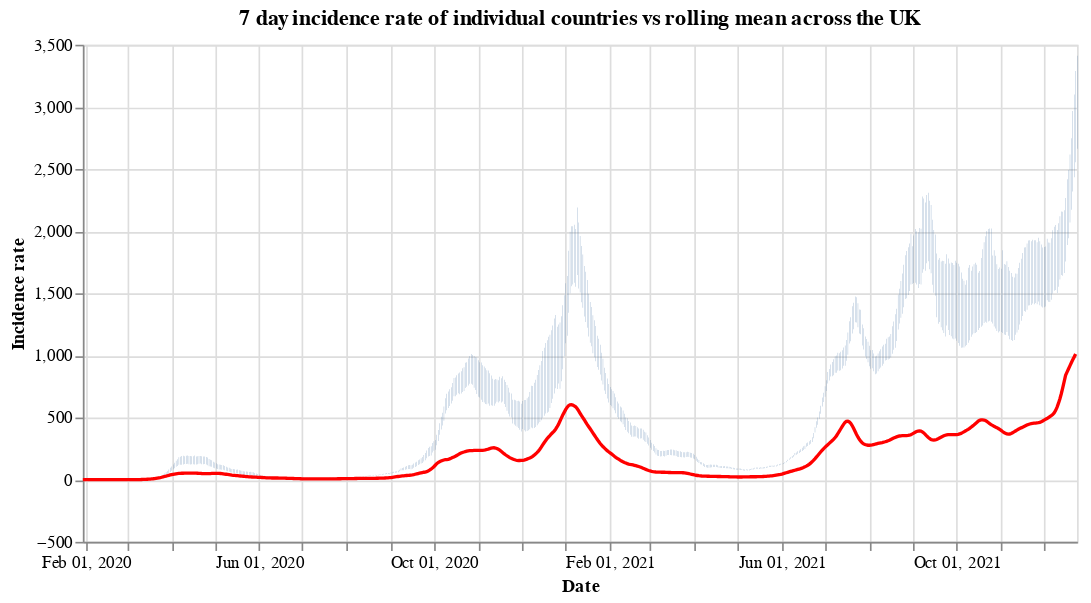

The notebook cell this image was saved under:
### Code cell
#collapse
countries = uk_cases['areaName'].unique()
countries.sort()

selection = alt.selection_single(
    name='Select',
    fields=['areaName'],
    init={'areaName': 'Wales'},
    bind={'areaName': alt.binding_select(options=countries)}
)

# scatter plot, modify opacity based on selection
bars = alt.Chart(uk_cases).mark_bar().add_selection(
    selection
).encode(
    x=alt.X("yearmonthdate(date):T", axis=alt.Axis(title='Date')),
    y=alt.Y("weeklyCasesRate:Q", axis=alt.Axis(title='Incidence rate')),
    tooltip='weeklyCasesRate:Q',
    opacity=alt.condition(selection, alt.value(1), alt.value(0))
).properties(title=f'7 day incidence rate of individual countries vs rolling mean across the UK', width=600)

line = alt.Chart(overview_cases).mark_line(
    color='red',
    size=2,
).transform_window(
    rolling_mean='mean(weeklyCasesRate)',
    frame=[0, 7]
).encode(
    x='yearmonthdate(date):T',
    y='rolling_mean:Q'
)

alt.layer(bars, line)

### Figure 1 — Vega-Lite specification as saved in the notebook (floating-point values rounded to 4 significant figures; data arrays with more than 128 entries replaced by an {"elided": "..."} marker saying what was removed)
{"config": {"view": {"continuousWidth": 400, "continuousHeight": 300}}, "layer": [{"data": {"name": "data-6e2ed0518df6dffdaa93192b43e42387"}, "mark": "bar", "encoding": {"opacity": {"condition": {"value": 1, "selection": "Select"}, "value": 0}, "tooltip": {"type": "quantitative", "field": "weeklyCasesRate"}, "x": {"type": "temporal", "axis": {"title": "Date"}, "field": "date", "timeUnit": "yearmonthdate"}, "y": {"type": "quantitative", "axis": {"title": "Incidence rate"}, "field": "weeklyCasesRate"}}, "selection": {"Select": {"type": "single", "fields": ["areaName"], "init": {"areaName": "Wales"}, "bind": {"areaName": {"input": "select", "options": ["England", "Northern Ireland", "Scotland", "Wales"]}}}}, "title": "7 day incidence rate of individual countries vs rolling mean across the UK", "width": 600}, {"data": {"name": "data-60ad3a739f3dad13acefc96a5bb57ccb"}, "mark": {"type": "line", "color": "red", "size": 2}, "encoding": {"x": {"type": "temporal", "field": "date", "timeUnit": "yearmonthdate"}, "y": {"type": "quantitative", "field": "rolling_mean"}}, "transform": [{"window": [{"op": "mean", "field": "weeklyCasesRate", "as": "rolling_mean"}], "frame": [0, 7]}]}], "$schema": "https://vega.github.io/schema/vega-lite/v4.8.1.json", "datasets": {"data-6e2ed0518df6dffdaa93192b43e42387": {"elided": "2684 records"}, "data-60ad3a739f3dad13acefc96a5bb57ccb": {"elided": "694 records"}}}
